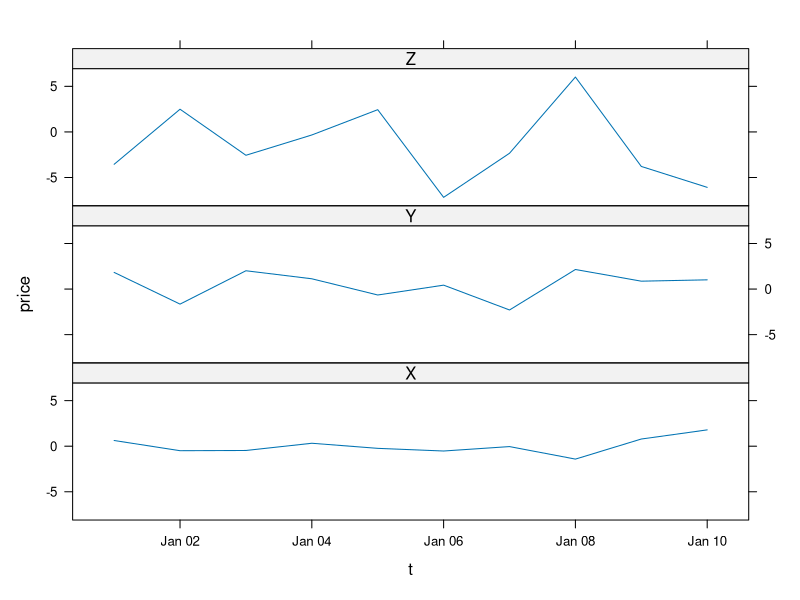

The R source for this figure:
# an invesitgation into tall format, sort of concatenate columns into one columns, one after the other.
# required by lattice arangement of figures.
library(lattice) # xyplot

# First generate 10 rows of time series data (daily timpe points)
t <- seq(as.Date('2009-01-01'),by='days',length=10)
X <- rnorm(10,0,1) # stdev 1, 2, and 4
Y <- rnorm(10,0,2)
Z <- rnorm(10,0,4)
dat <- data.frame(t,X,Y,Z)
# r$> ls()
# [1] "dat" "t"   "X"   "Y"   "Z"
# 
# r$> dat
#             t          X          Y          Z
# 1  2009-01-01  0.2116050 -0.2602909 -2.8374149
# 2  2009-01-02 -0.2373027  0.9238210 -1.5875828
# 3  2009-01-03 -1.0370440  2.8673773  2.1197380
# 4  2009-01-04 -1.3991553  0.7803139 -5.3262568
# 5  2009-01-05 -0.6413231 -5.2925434  3.2690545
# 6  2009-01-06  1.1815153  2.2780925  2.5784696
# 7  2009-01-07 -0.1917103 -4.7021496  1.5889211
# 8  2009-01-08  0.1929830 -0.6536213  2.4349112
# 9  2009-01-09  0.8692131  1.2498175 -0.2119724
# 10 2009-01-10 -1.0610302  2.7489315  1.5454169

# so it's the reshape() that will take care of this.
# seems to be a bit based on time series, with the "time" option appearing.
m <- reshape(dat, direction = "long", varying = 2:4, v.names = "price", idvar = "t", timevar = "symbol", times = names(dat)[2:4],   new.row.names = 1:30)
#             t symbol      price
# 1  2009-01-01      X  0.2116050
# 2  2009-01-02      X -0.2373027
# 3  2009-01-03      X -1.0370440
# 4  2009-01-04      X -1.3991553
# 5  2009-01-05      X -0.6413231
# 6  2009-01-06      X  1.1815153
# 7  2009-01-07      X -0.1917103
# 8  2009-01-08      X  0.1929830
# 9  2009-01-09      X  0.8692131
# 10 2009-01-10      X -1.0610302
# 11 2009-01-01      Y -0.2602909
# 12 2009-01-02      Y  0.9238210
# 13 2009-01-03      Y  2.8673773
# 14 2009-01-04      Y  0.7803139
# 15 2009-01-05      Y -5.2925434
# 16 2009-01-06      Y  2.2780925
# 17 2009-01-07      Y -4.7021496
# 18 2009-01-08      Y -0.6536213
# 19 2009-01-09      Y  1.2498175
# 20 2009-01-10      Y  2.7489315
# 21 2009-01-01      Z -2.8374149
# 22 2009-01-02      Z -1.5875828
# 23 2009-01-03      Z  2.1197380
# 24 2009-01-04      Z -5.3262568
# 25 2009-01-05      Z  3.2690545
# 26 2009-01-06      Z  2.5784696
# 27 2009-01-07      Z  1.5889211
# 28 2009-01-08      Z  2.4349112
# 29 2009-01-09      Z -0.2119724
# 30 2009-01-10      Z  1.5454169

png("tall0.png")
xyplot(price ~ t | symbol, data=m ,type ="l", layout = c(1,3) ) # a lattice func.
dev.off()
